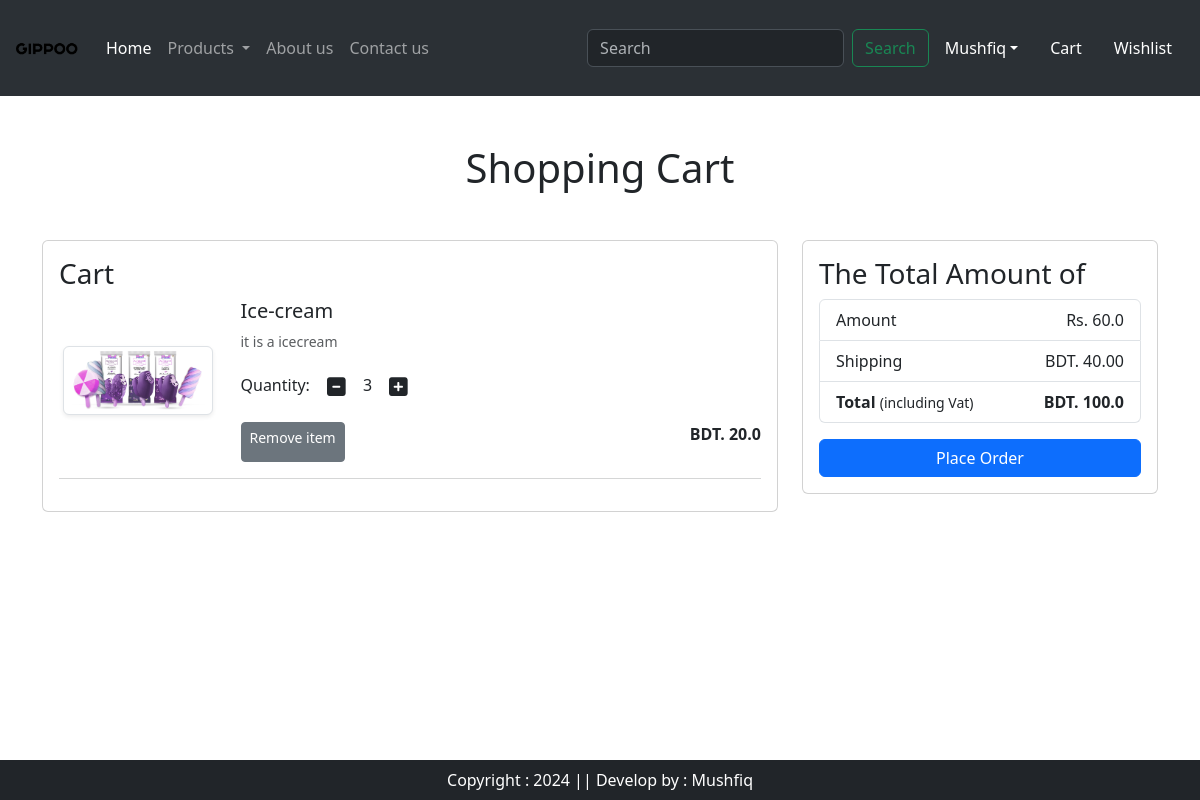
The page /cart/ (signed in) on the database as committed earlier.
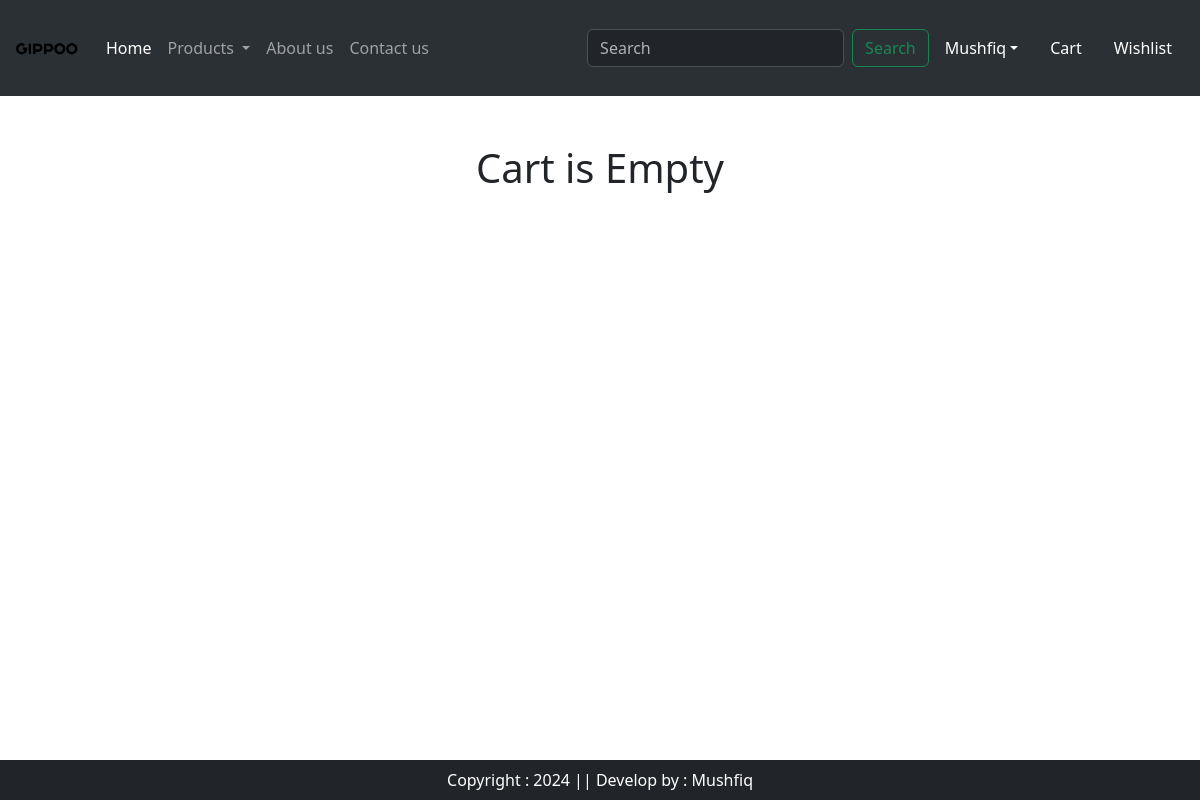
The same page on the database as committed later.
### app/models.py (models this page shows, shortened)
class Cart (models.Model):
  user = models.ForeignKey(User, on_delete=models. CASCADE)
  product = models.ForeignKey(Product, on_delete=models.CASCADE)
  quantity = models.PositiveIntegerField(default=1)

class Product(models.Model):
  title = models.CharField(max_length=100)
  selling_price = models.FloatField()
  discounted_price = models.FloatField()
  description = models.TextField()
  composition = models.TextField(default="")
  prodapp = models.TextField(default='')
  category = models.CharField(choices=CATEGORY_CHOICES, max_length=2)
  product_image = models.ImageField( upload_to='product')

### app/views.py (the view)
# urls.py: path('cart/',views.show_cart,name='showcart'),
def show_cart(request):
  user = request.user
  cart = Cart.objects.filter(user=user)
  amount = 0
  for p in cart:
    value = p.quantity * p.product.discounted_price
    amount = amount + value
  totalamount = amount + 40
  return render(request,'app/addtocart.html',locals())

### app/templates/app/addtocart.html (shortened to what this page needs)
{% extends 'app/base.html' %} {% load static %}
{% block main-content %}
<div class="container my-5">
  <div class="row">
    {% if cart %}
    <h1 class="text-center mb-5">Shopping Cart</h1>
    <div class="col-sm-8">
      <div class="card">
        <div class="card-body">
          <h3>Cart</h3>
          {% for item in cart %}
          <div class="row">
            <div class="col-sm-3 text-center align-self-center">
              <img
                src="{{item.product.product_image.url}}"
                alt=""
                srcset=""
                class="img-fluid img-thumbnail shadow-sm"
                height="150"
                width="150"
              />
            </div>
            <div class="col-sm-9">
              <div>
                <h5>{{item.product.title}}</h5>
                <p class="mb-2 text-muted small">
                  {{item.product.description}}
                </p>
                <div class="my-3">
                  <label for="quantity">Quantity:</label>
                  <a class="minus-cart btn" pid="{{item.product.id}}"
                    ><i class="fas fa-minus-square fa-lg"></i
                  ></a>
                  <span id="quantity">{{item.quantity}}</span>
                  <a class="plus-cart btn" pid="{{item.product.id}}"
                    ><i class="fa fa-plus-square fa-lg"></i
                  ></a>
                </div>
                <div class="d-flex justify-content-between">
                  <a
                    href="#"
                    class="remove-cart btn btn-sm btn-secondary mr-3"
                    pid="{{item.product.id}}"
                    >Remove item
                  </a>
                  <p class="mb-8">
                    <span
                      ><strong
                        >BDT. {{item.product.discounted_price}}</strong
                      ></span
                    >
                  </p>
                </div>
              </div>
            </div>
          </div>
          <hr class="text-muted" />
          {% endfor %}
        </div>
      </div>
    </div>
    <div class="col-sm-4">
      <div class="card">
        <div class="card-body">
          <h3>The Total Amount of</h3>
          <ul class="list-group">
            <li class="list-group-item d-flex justify-content-between align-items-center border-8 px-8 pb-8">Amount<span id="amount">Rs. {{amount}}</ span></li>
            <li class="list-group-item d-flex justify-content-between align-items-center px-8">Shipping<span>BDT. 40.00</span></li>
            <li class="list-group-item d-flex justify-content-between align-items-center border-8 px-e mb-3">
              <div>
                <strong>Total</strong> <small>(including Vat)</small>
              </div>
              <span id="totalamount"><strong>BDT. {{totalamount}}</strong></span>
            </li>
          </ul>
          <div class="d-grid"><a href="{% url 'checkout' %}" class="btn btn-primary">Place Order</a></div>
        </div>
      </div>
    </div>
    {% else %}
      <h1 class="text-center mb-5">Cart is Empty</h1>
    {% endif %}
    </div>
  </div>
{% endblock main-content %}

Rows that differ between the two databases and show on the page:
removed Cart: product.product_image (picture), product "Ice-cream", product.description "it is a icecream", quantity "3", product.discounted_price "20.0"
Other text that changed with them:
{{ amount }}: "60.0" → (not shown)
{{ totalamount }}: "100.0" → (not shown)
text no longer shown: "Shopping Cart Cart The Total Amount of Amount Rs. Shipping BDT. 40.00 Total (including Vat) BDT. Place Order"
text now shown: "Cart is Empty"
